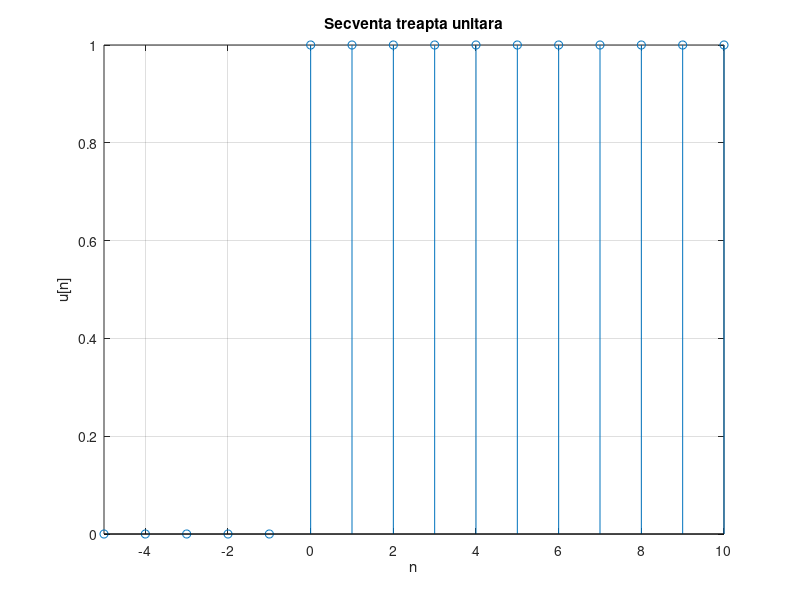
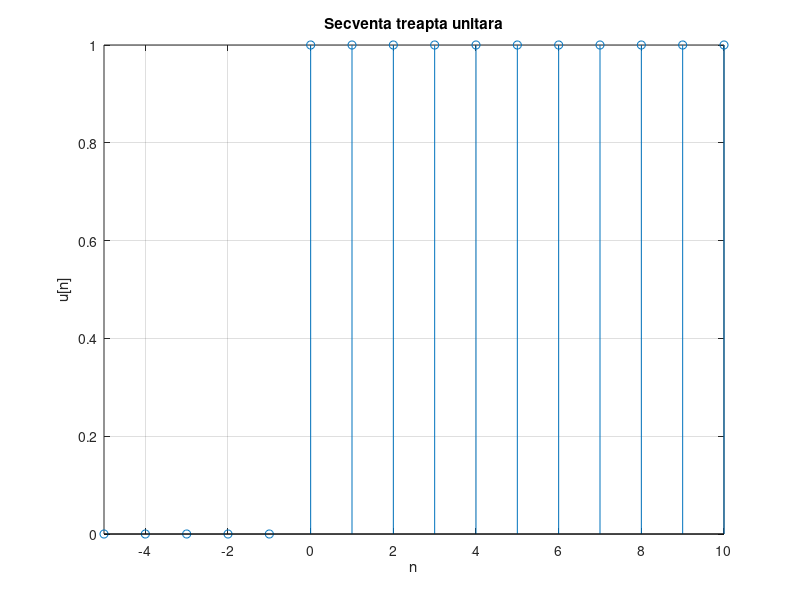

MATLAB code for these plots, in order:
n1=-5; n2=10;
n=n1:n2;

figure()
x=(n>=0);
stem(n,x);
xlabel('n'),ylabel('u[n]');
title('Secventa treapta unitara');
grid on;
axis tight;

figure()
x=@(n) (n>=0);
stem(n,x(n));
% x=(n>=0);
% stem(n,x);
xlabel('n'),ylabel('u[n]');
title('Secventa treapta unitara');
grid on;
axis tight;
